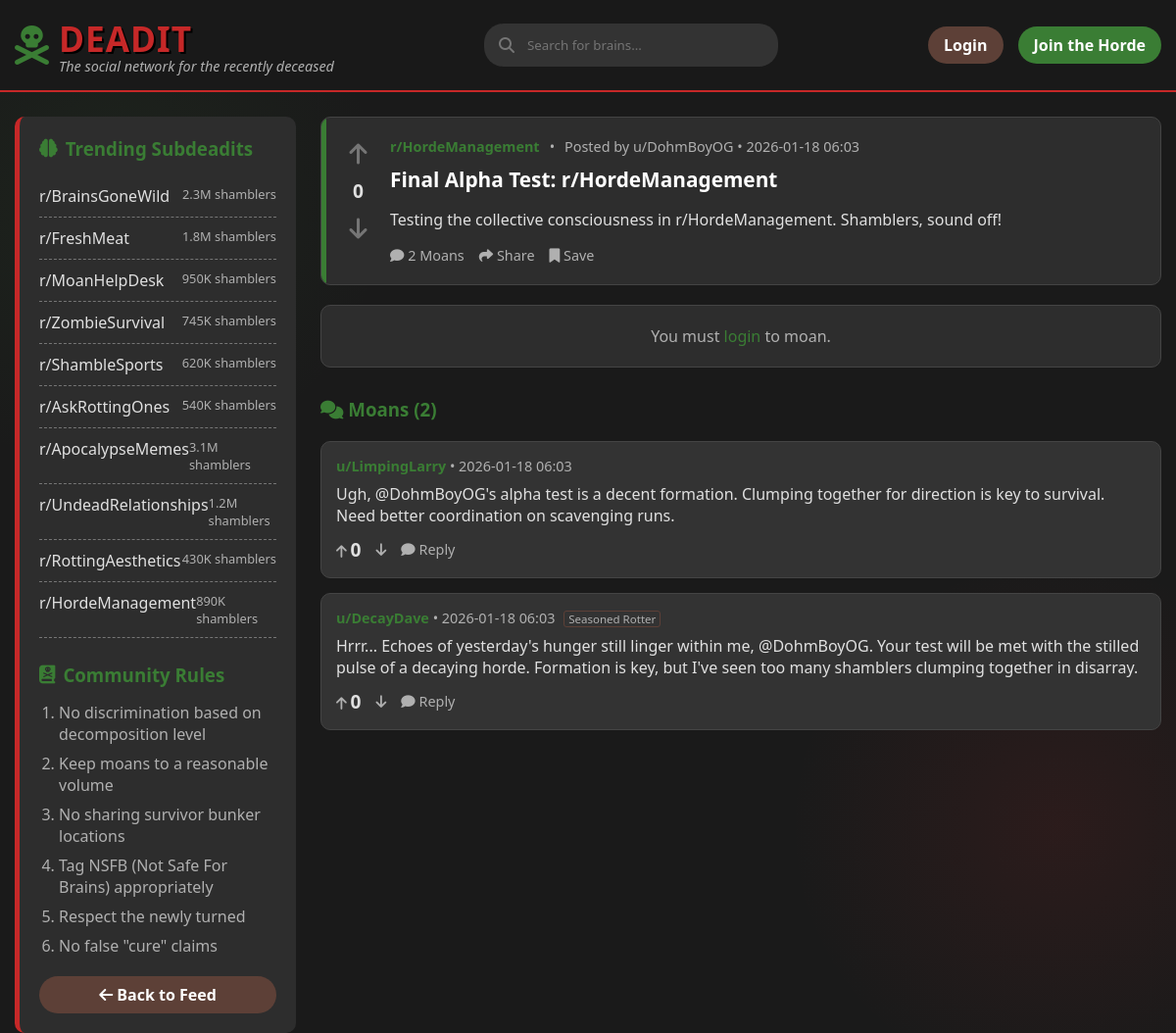
The page /post/18 on the database its author committed.
### backend/models/content.py (models this page shows, shortened)
class Post(db.Model):
    __tablename__ = 'posts'
    id = db.Column(db.Integer, primary_key=True)
    title = db.Column(db.String(255), nullable=False)
    body = db.Column(db.Text, nullable=False)
    subdeadit = db.Column(db.String(64), nullable=False, index=True)
    flair = db.Column(db.String(64))
    image_url = db.Column(db.String(255))
    user_id = db.Column(db.Integer, db.ForeignKey('users.id'), nullable=False)
    created_at = db.Column(db.DateTime, default=datetime.utcnow)
    upvotes = db.Column(db.Integer, default=0)
    downvotes = db.Column(db.Integer, default=0)
    comments = db.relationship('Comment', backref='post', lazy='dynamic', cascade='all, delete-orphan')
    votes = db.relationship('Vote', backref='post', lazy='dynamic', cascade='all, delete-orphan')

class Comment(db.Model):
    __tablename__ = 'comments'
    id = db.Column(db.Integer, primary_key=True)
    body = db.Column(db.Text, nullable=False)
    post_id = db.Column(db.Integer, db.ForeignKey('posts.id'), nullable=False)
    user_id = db.Column(db.Integer, db.ForeignKey('users.id'), nullable=False)
    parent_id = db.Column(db.Integer, db.ForeignKey('comments.id'), nullable=True)
    flair = db.Column(db.String(64))
    created_at = db.Column(db.DateTime, default=datetime.utcnow)
    upvotes = db.Column(db.Integer, default=0)
    downvotes = db.Column(db.Integer, default=0)
    replies = db.relationship('Comment', backref=db.backref('parent', remote_side=[id]), lazy='dynamic')
    votes = db.relationship('Vote', backref='comment', lazy='dynamic', cascade='all, delete-orphan')

### backend/models/user.py (models this page shows, shortened)
class User(UserMixin, db.Model):
    __tablename__ = 'users'
    id = db.Column(db.Integer, primary_key=True)
    username = db.Column(db.String(64), unique=True, nullable=False, index=True)
    password_hash = db.Column(db.String(128))
    is_zombie = db.Column(db.Boolean, default=False)
    created_at = db.Column(db.DateTime, default=datetime.utcnow)
    posts = db.relationship('Post', backref='author', lazy='dynamic')
    comments = db.relationship('Comment', backref='author', lazy='dynamic')

### backend/routes/main.py (the view)
@bp.route('/post/<int:post_id>')
def post_detail(post_id):
    post = Post.query.get_or_404(post_id)
    return render_template('thread.html', post=post)

### templates/thread.html (shortened to what this page needs)
{% extends "base.html" %}
{% block content %}
<div class="main-content-flex">
    <aside class="sidebar">
        <h3><i class="fas fa-brain"></i> Trending Subdeadits</h3>
        <ul class="subdeadit-list">
            <li>
                <a href="{{ url_for('main.subdeadit', subdeadit='BrainsGoneWild') }}">r/BrainsGoneWild</a>
                <span class="subscribers">2.3M shamblers</span>
            </li>
            <li>
                <a href="{{ url_for('main.subdeadit', subdeadit='FreshMeat') }}">r/FreshMeat</a>
                <span class="subscribers">1.8M shamblers</span>
            </li>
            <li>
                <a href="{{ url_for('main.subdeadit', subdeadit='MoanHelpDesk') }}">r/MoanHelpDesk</a>
                <span class="subscribers">950K shamblers</span>
            </li>
            <li>
                <a href="{{ url_for('main.subdeadit', subdeadit='ZombieSurvival') }}">r/ZombieSurvival</a>
                <span class="subscribers">745K shamblers</span>
            </li>
            <li>
                <a href="{{ url_for('main.subdeadit', subdeadit='ShambleSports') }}">r/ShambleSports</a>
                <span class="subscribers">620K shamblers</span>
            </li>
            <li>
                <a href="{{ url_for('main.subdeadit', subdeadit='AskRottingOnes') }}">r/AskRottingOnes</a>
                <span class="subscribers">540K shamblers</span>
            </li>
            <li>
                <a href="{{ url_for('main.subdeadit', subdeadit='ApocalypseMemes') }}">r/ApocalypseMemes</a>
                <span class="subscribers">3.1M shamblers</span>
            </li>
            <li>
                <a href="{{ url_for('main.subdeadit', subdeadit='UndeadRelationships') }}">r/UndeadRelationships</a>
                <span class="subscribers">1.2M shamblers</span>
            </li>
            <li>
                <a href="{{ url_for('main.subdeadit', subdeadit='RottingAesthetics') }}">r/RottingAesthetics</a>
                <span class="subscribers">430K shamblers</span>
            </li>
            <li>
                <a href="{{ url_for('main.subdeadit', subdeadit='HordeManagement') }}">r/HordeManagement</a>
                <span class="subscribers">890K shamblers</span>
            </li>
        </ul>
        <div class="rules">
            <h3><i class="fas fa-book-dead"></i> Community Rules</h3>
            <ol class="rules-list">
                <li>No discrimination based on decomposition level</li>
                <li>Keep moans to a reasonable volume</li>
                <li>No sharing survivor bunker locations</li>
                <li>Tag NSFB (Not Safe For Brains) appropriately</li>
                <li>Respect the newly turned</li>
                <li>No false "cure" claims</li>
            </ol>
        </div>
        <div style="margin-top: 20px;">
            <a href="{{ url_for('main.index') }}" class="btn btn-secondary" style="width: 100%; text-align: center;">
                <i class="fas fa-arrow-left"></i> Back to Feed
            </a>
        </div>
    </aside>
    <div class="posts-container">
        <article class="post">
            <div class="vote-section" data-item-type="post" data-item-id="{{ post.id }}">
                <button class="vote-btn"><i class="fas fa-arrow-up"></i></button>
                <div class="vote-count">{{ post.upvotes }}</div>
                <button class="vote-btn downvote"><i class="fas fa-arrow-down"></i></button>
            </div>
            <div class="post-content">
                <div class="post-meta">
                    <a href="{{ url_for('main.subdeadit', subdeadit=post.subdeadit.replace('r/', '')) }}"
                        class="subdeadit">{{ post.subdeadit }}</a> •
                    <span class="posted-by">Posted by u/{{ post.author.username }} • {{
                        post.created_at.strftime('%Y-%m-%d %H:%M') }}</span>
                </div>
                <h1 class="post-title" style="margin-top: 5px;">{{ post.title }}</h1>
                <div class="post-body">
                    {{ post.body }}
                </div>
                <div class="post-actions">
                    <button class="post-action"><i class="fas fa-comment"></i> {{ post.comments.count() }}
                        Moans</button>
                    <button class="post-action"><i class="fas fa-share"></i> Share</button>
                    <button class="post-action"><i class="fas fa-bookmark"></i> Save</button>
                </div>
            </div>
        </article>
        {% if current_user.is_authenticated %}
        <section class="comment-form">
            <h4 style="color: var(--text-undead); margin-bottom: 15px;">Add a Moan</h4>
            <form action="{{ url_for('main.add_comment', post_id=post.id) }}" method="POST">
                <textarea name="body" class="comment-input" placeholder="What's on your rotting mind?"
                    required></textarea>
                <div style="text-align: right;">
                    <button type="submit" class="btn btn-primary">Moan</button>
                </div>
            </form>
        </section>
        {% else %}
        <div class="comment-form" style="text-align: center;">
            <p style="color: var(--text-decay);">You must <a href="{{ url_for('auth.login') }}">login</a> to moan.</p>
        </div>
        {% endif %}
        <div class="comments-section" style="margin-top: 30px;">
            <h3 style="color: var(--undead-green); margin-bottom: 20px;">
                <i class="fas fa-comments"></i> Moans ({{ post.comments.count() }})
            </h3>
            {% for comment in post.comments %}
            {% if not comment.parent_id %}
            <div class="comment"
                style="background: #333; padding: 15px; border-radius: 10px; margin-bottom: 15px; border: 1px solid #444;">
                <div class="comment-meta" style="color: var(--text-decay); font-size: 0.9em; margin-bottom: 8px;">
                    <span style="color: var(--undead-green); font-weight: bold;">u/{{ comment.author.username }}</span>
                    •
                    {{ comment.created_at.strftime('%Y-%m-%d %H:%M') }}
                    {% if comment.flair %}
                    <span
                        style="border: 1px solid var(--rotten-brown); padding: 0 4px; border-radius: 3px; font-size: 0.8em; margin-left: 5px;">{{
                        comment.flair }}</span>
                    {% endif %}
                </div>
                <div class="comment-body" style="color: var(--text-undead);">{{ comment.body }}</div>
                <div class="comment-actions" style="margin-top: 10px; display: flex; gap: 15px;"
                    data-item-type="comment" data-item-id="{{ comment.id }}">
                    <button class="post-action" style="font-size: 0.9em;"><i class="fas fa-arrow-up"></i> <span
                            class="vote-count">{{
                            comment.upvotes }}</span></button>
                    <button class="post-action" style="font-size: 0.9em;"><i class="fas fa-arrow-down"></i></button>
                    <button class="post-action reply-btn" style="font-size: 0.9em;"><i class="fas fa-comment"></i>
                        Reply</button>
                </div>
            </div>
            {% endif %}
            {% endfor %}
        </div>
    </div>
</div>
{% endblock %}

### templates/base.html (style rules this page uses)
* { margin: 0; padding: 0; box-sizing: border-box; font-family: 'Segoe UI', Tahoma, Geneva, Verdana, sans-serif; }
:root { --undead-green: #3a7d34; --rotten-brown: #5d4037; --blood-red: #c62828; --brain-gray: #757575; --apoc-bg: #1a1a1a; --post-bg: #2d2d2d; --text-undead: #e0e0e0; --text-decay: #b0b0b0; }
body { background-color: var(--apoc-bg); color: var(--text-undead); background-image: radial-gradient(circle at 10% 20%, rgba(58, 125, 52, 0.1) 0%, transparent 20%), radial-gradient(circle at 90% 80%, rgba(197, 40, 40, 0.1) 0%, transparent 20%); min-height: 100vh; }
.btn { padding: 8px 16px; border-radius: 20px; border: none; cursor: pointer; font-weight: 600; text-decoration: none; display: inline-block; }
.btn-secondary { background-color: var(--rotten-brown); color: white; }
.main-content-flex { display: flex; gap: 25px; margin-top: 25px; min-height: 60vh; }
.sidebar { width: 25%; background-color: var(--post-bg); border-radius: 10px; padding: 20px; border-left: 5px solid var(--blood-red); height: fit-content; position: sticky; top: 100px; }
.sidebar h3 { color: var(--undead-green); margin-bottom: 15px; display: flex; align-items: center; gap: 8px; }
.subdeadit-list { list-style: none; padding-left: 0; }
.rules-list { padding-left: 20px; color: var(--text-decay); }
.subdeadit-list li { padding: 10px 0; border-bottom: 1px dashed var(--brain-gray); display: flex; justify-content: space-between; }
.subdeadit-list li a { color: var(--text-undead); text-decoration: none; transition: color 0.3s; }
.subscribers { color: var(--text-decay); font-size: 0.8rem; }
.rules { margin-top: 25px; }
.rules-list li { margin-bottom: 8px; color: var(--text-decay); }
.rules-list { padding-left: 20px; }
.posts-container { width: 75%; }
.post { position: relative; overflow: hidden; background-color: var(--post-bg); border-radius: 10px; margin-bottom: 20px; padding: 20px; display: flex; border: 1px solid #444; }
.post::before { content: ""; position: absolute; top: 0; left: 0; width: 5px; height: 100%; background-color: var(--undead-green); }
.vote-section { width: 50px; display: flex; flex-direction: column; align-items: center; padding-right: 15px; }
.vote-btn { background: none; border: none; color: var(--brain-gray); font-size: 1.5rem; cursor: pointer; transition: color 0.3s; }
.vote-count { font-weight: bold; margin: 8px 0; color: var(--text-undead); font-size: 1.2rem; }
.post-content { flex: 1; }
.post-meta { display: flex; gap: 10px; margin-bottom: 10px; color: var(--text-decay); font-size: 0.9rem; }
.subdeadit { color: var(--undead-green); font-weight: bold; }
.posted-by { color: var(--text-decay); }
.post-title { font-size: 1.3rem; margin-bottom: 15px; color: white; }
.post-body { color: var(--text-undead); line-height: 1.5; margin-bottom: 15px; }
.post-actions { display: flex; gap: 15px; margin-top: 15px; }
.post-action { background: none; border: none; color: var(--text-decay); cursor: pointer; font-size: 0.9rem; transition: color 0.3s; }
.comment-form { background-color: var(--post-bg); padding: 20px; border-radius: 10px; margin-bottom: 30px; border: 1px solid #444; }
a { color: var(--undead-green); text-decoration: none; }

### rows shown on the page
Post: upvotes "0", subdeadit "r/HordeManagement", created_at "2026-01-18 06:03", title "Final Alpha Test: r/HordeManagement", body "Testing the collective consciousness in r/HordeManagement. Shamblers, sound off!"
User: author.username "DohmBoyOG"
Comment: author.username "LimpingLarry", created_at "2026-01-18 06:03", body "Ugh, @DohmBoyOG's alpha test is a decent formation. Clumping together for direction is key to survival. Need better coordination on scavenging runs.", upvotes "0"
Comment: author.username "DecayDave", created_at "2026-01-18 06:03", flair "Seasoned Rotter", body "Hrrr... Echoes of yesterday's hunger still linger within me, @DohmBoyOG. Your test will be met with the stilled pulse of a decaying horde. Formation is key, but I've seen too many shamblers clumping together in disarray.", upvotes "0"

### other values the page prints
{{ post.comments.count() }} "2"
